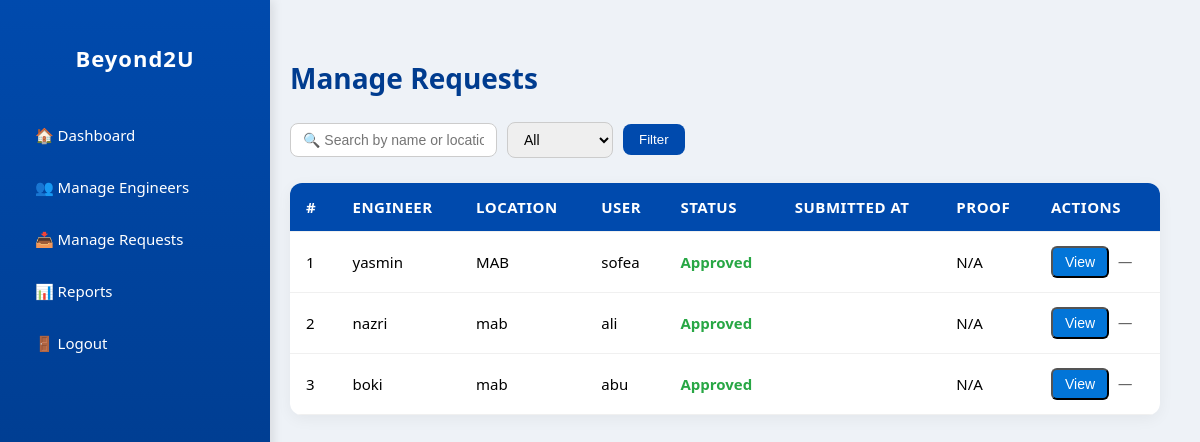
/beyond2u/manage_requests/ (signed in), run on the app's committed database.
### inventorySystem/models.py (models this page shows, shortened)
class Request(models.Model):
    TYPE_CHOICES = [
        ('Tag Refresh', 'Tag Refresh'),
        ('Asset Refresh', 'Asset Refresh'),
        ('Tech Refresh', 'Tech Refresh'),
    ]
    STATUS_CHOICES = [
        ('Pending', 'Pending'),
        ('Approved', 'Approved'),
        ('Rejected', 'Rejected'),
    ]
    engineer = models.ForeignKey(settings.AUTH_USER_MODEL, on_delete=models.CASCADE)
    type = models.CharField(max_length=50, choices=TYPE_CHOICES)
    location = models.CharField(max_length=100)
    user = models.CharField(max_length=100)
    old_barcode = models.CharField(max_length=100, blank=True, null=True)
    new_barcode = models.CharField(max_length=100, blank=True, null=True)
    old_serial = models.CharField(max_length=100, blank=True, null=True)
    new_serial = models.CharField(max_length=100, blank=True, null=True)
    old_ip = models.CharField(max_length=50, blank=True, null=True)
    new_ip = models.CharField(max_length=50, blank=True, null=True)
    new_mac = models.CharField(max_length=50, blank=True, null=True)
    start_time = models.DateTimeField(blank=True, null=True)
    end_time = models.DateTimeField(blank=True, null=True)
    status = models.CharField(max_length=20, choices=STATUS_CHOICES, default='Pending')
    remarks = models.TextField(blank=True, null=True)
    proof = models.FileField(upload_to='proofs/', blank=True, null=True)
    assigned_approver = models.ForeignKey(
        settings.AUTH_USER_MODEL, related_name='approver', on_delete=models.SET_NULL, null=True, blank=True
    )
    created_at = models.DateTimeField(auto_now_add=True)
    old_hostname = models.CharField(max_length=100, blank=True, null=True)
    new_hostname = models.CharField(max_length=100, blank=True, null=True)
    rescheduled_date = models.DateField(blank=True, null=True)
    FORMAT_STATUS_CHOICES = [
        ('Formatted', 'Formatted'),
        ('Not Formatted', 'Not Formatted'),
    ]
    format_status = models.CharField(max_length=20, choices=FORMAT_STATUS_CHOICES, blank=True, null=True)
    reason_not_formatted = models.TextField(blank=True, null=True)
    UPLOAD_STATUS_CHOICES = [
        ('Uploaded', 'Uploaded'),
        ('Not Yet', 'Not Yet'),
    ]
    upload_status = models.CharField(max_length=20, choices=UPLOAD_STATUS_CHOICES, default='Not Yet')
    reason_not_uploaded = models.TextField(blank=True, null=True)

class User(AbstractUser):
    ROLE_CHOICES = [
        ('TeamLead', 'Team Lead'),
        ('SystemEngineer', 'System Engineer'),
    ]
    role = models.CharField(max_length=20, choices=ROLE_CHOICES, default='SystemEngineer')

### inventorySystem/views.py (the view, shortened to what this page needs)
# urls.py: path('manage_requests/', views.manage_requests, name='manage_requests'),
@login_required(login_url='login')
def manage_requests(request):
    search_query = request.GET.get('search', '')
    status_filter = request.GET.get('status', 'all')
    requests_qs = Request.objects.all()
    tech_requests_qs = TechRefreshRequest.objects.all()
    if status_filter and status_filter != 'all':
        requests_qs = requests_qs.filter(status=status_filter)
        tech_requests_qs = tech_requests_qs.filter(status=status_filter)
    requests_list = list(requests_qs) + list(tech_requests_qs)
    requests_list.sort(key=lambda x: getattr(x, 'created_at', getattr(x, 'submitted_at', None)), reverse=True)
    context = {
        'requests': requests_list,
        'search_query': search_query,
        'status_filter': status_filter,
    }
    return render(request, 'manage_requests.html', context)

### inventorySystem/templates/manage_requests.html (shortened to what this page needs)
<!DOCTYPE html>
<html lang="en">
<head>
</head>
<body>
<div class="sidebar">
  <h2>Beyond2U</h2>
  <a href="{% url 'teamlead_dashboard' %}">🏠 Dashboard</a>
  <a href="{% url 'manage_engineers' %}">👥 Manage Engineers</a>
  <a href="{% url 'manage_requests' %}">📥 Manage Requests</a>
  <a href="{% url 'reports' %}">📊 Reports</a>
  <a href="{% url 'logout' %}">🚪 Logout</a>
</div>
<div class="content">
  <h1>Manage Requests</h1>
  <form method="GET">
    <input type="text" name="search" placeholder="🔍 Search by name or location" value="{{ search_query }}">
    <select name="status">
      <option value="all" {% if status_filter == 'all' or not status_filter %}selected{% endif %}>All</option>
    </select>
    <button type="submit" class="btn-primary">Filter</button>
  </form>
  <table>
    <thead>
      <tr>
        <th>#</th><th>Engineer</th><th>Location</th><th>User</th>
        <th>Status</th><th>Submitted At</th><th>Proof</th><th>Actions</th>
      </tr>
    </thead>
    <tbody>
      {% for req in requests %}
      <tr>
        <td>{{ forloop.counter }}</td>
        <td>{{ req.engineer.username|default:"-" }}</td>
        <td>{{ req.location|default:"-" }}</td>
        <td>{{ req.user|default:"-" }}</td>
        <td class="status-{{ req.status|lower }}">{{ req.status|default:"-" }}</td>
        <td>{{ req.submitted_at|default:"-"|date:"Y-m-d H:i" }}</td>
        <td>{% if req.proof %}<a href="{{ req.proof.url }}" target="_blank">View</a>{% else %}N/A{% endif %}</td>
        <td>
          <button class="btn view-btn" onclick="openPopup('req-{{ req.id }}')">View</button>
          {% if req.status == "Pending" %}
            <a href="{% url 'approve_request' req.id %}" class="btn approve-btn">Approve</a>
            <a href="{% url 'reject_request' req.id %}" class="btn reject-btn">Reject</a>
          {% else %}
            <span>—</span>
          {% endif %}
        </td>
      </tr>
      {% empty %}
      <tr>
        <td colspan="8" style="text-align:center;">No requests found.</td>
      </tr>
      {% endfor %}
    </tbody>
  </table>
</div>
</body>
</html>

### inventorySystem/templates/manage_requests.html (style rules this page uses)
body { margin:0; font-family:'Segoe UI', sans-serif; background-color:#eef2f7; display:flex; }
.sidebar { position:fixed; left:0; top:0; width:230px; height:100vh; background:linear-gradient(180deg,#004aad,#00337a); color:white; display:flex; flex-direction:column; padding:25px 20px; box-shadow:3px 0 10px rgba(0,0,0,0.1); }
.sidebar h2 { font-size:22px; text-align:center; margin-bottom:40px; letter-spacing:1px; }
.sidebar a { color:white; text-decoration:none; padding:12px 15px; border-radius:10px; margin-bottom:8px; transition: background 0.3s, transform 0.2s; font-size:15px; }
.content { margin-left:250px; padding:40px; flex:1; }
h1 { color:#003c8f; font-size:28px; margin-bottom:25px; font-weight:600; }
form { display:flex; align-items:center; gap:10px; margin-bottom:25px; }
input[type="text"], select { padding:8px 12px; border:1px solid #ccc; border-radius:8px; font-size:14px; outline:none; transition:border-color 0.3s; }
.btn-primary { background-color:#004aad; color:white; border:none; padding:8px 16px; border-radius:8px; cursor:pointer; font-weight:500; transition: background 0.3s; }
table { width:100%; border-collapse:collapse; background-color:white; border-radius:12px; overflow:hidden; box-shadow:0 4px 15px rgba(0,0,0,0.05); }
th, td { padding:14px 16px; text-align:left; border-bottom:1px solid #f0f0f0; font-size:15px; }
th { background-color:#004aad; color:white; text-transform:uppercase; font-weight:600; letter-spacing:0.5px; }
.status-approved { color:#28a745; font-weight:bold; }
.btn { padding:6px 12px; border-radius:6px; text-decoration:none; color:white; font-size:14px; margin-right:5px; transition: background 0.3s; cursor:pointer; }
.view-btn { background-color:#0275d8; }
td span { color:#666; font-style:italic; }

### data on the page
Request: engineer.username "yasmin", location "MAB", user "sofea", status "Approved", proof "N/A"
Request: engineer.username "nazri", location "mab", user "ali", status "Approved", proof "N/A"
Request: engineer.username "boki", location "mab", user "abu", status "Approved", proof "N/A"
